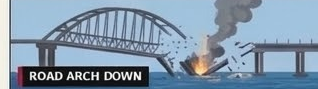
#> input picture assets/ultra-kerch.png, 318 x 89 px; its folder holds 6 pictures in this run
$ python draw.py
#> lines starting #> are read from the running program, lines starting #| are printed output that depends on the picture
#!/usr/bin/env python3
"""Build-time renderer for the make.fun news-image-20261117 entry.

Draws THE DAILY ATLAS front page: 42 stories from Tuesday 17 November 2026
on a 1024x1024 canvas, and writes entry.png next to this file.

Run with:  .venv/bin/python draw.py
"""

from __future__ import annotations

import math
import os
import sys

from PIL import Image, ImageDraw, ImageFont

# ----------------------------------------------------------------------------
# palette
# ----------------------------------------------------------------------------
PAPER = (246, 241, 231)
CARD = (252, 250, 244)
INK = (22, 21, 19)
GREY = (110, 104, 94)
RED = (168, 28, 38)
NAVY = (27, 42, 68)
BORDER = (198, 191, 172)

CONTINENT = {
    "am": (172, 62, 42),
    "eu": (58, 84, 128),
    "me": (190, 124, 40),
    "af": (122, 106, 52),
    "as": (116, 80, 148),
    "oc": (44, 124, 134),
}
CONTINENT_LABEL = {
    "am": "Americas",
    "eu": "Europe",
    "me": "Mideast",
    "af": "Africa",
    "as": "Asia",
    "oc": "Oceania",
}

HERE = os.path.dirname(os.path.abspath(__file__))
ASSETS = os.path.join(HERE, "assets")
FONT_DIR = "/usr/share/fonts/truetype/dejavu/"

W = H = 1024
MAX_BYTES = 1_048_576

# ----------------------------------------------------------------------------
# self-check scaffolding
# ----------------------------------------------------------------------------
DRAWN_STORIES: set[int] = set()
OVERFLOW: list[str] = []


def note_story(n: int) -> None:
    DRAWN_STORIES.add(n)


def overflow(kind: str, name: str, detail: str) -> None:
    OVERFLOW.append(f"{kind}: {name} -- {detail}")


# ----------------------------------------------------------------------------
# fonts
# ----------------------------------------------------------------------------
_font_cache: dict[tuple[str, float], ImageFont.FreeTypeFont] = {}


def font(name: str, size: float) -> ImageFont.FreeTypeFont:
    key = (name, round(float(size), 2))
    if key not in _font_cache:
        _font_cache[key] = ImageFont.truetype(FONT_DIR + name, float(size))
    return _font_cache[key]


SERIF_B = "DejaVuSerif-Bold.ttf"
SERIF = "DejaVuSerif.ttf"
SANS_B = "DejaVuSans-Bold.ttf"
SANS = "DejaVuSans.ttf"

_scratch = ImageDraw.Draw(Image.new("RGB", (8, 8)))


def tw(text: str, f: ImageFont.FreeTypeFont) -> float:
    return _scratch.textlength(text, font=f)


def ink_box(text: str, f: ImageFont.FreeTypeFont) -> tuple[float, float, float, float]:
    return f.getbbox(text)


# ----------------------------------------------------------------------------
# text helpers
# ----------------------------------------------------------------------------
def put(d, x, y, text, f, fill, align="l", valign="top"):
    """Draw text with its *ink* top (or centre) at y. Returns the ink bbox."""
    bb = f.getbbox(text)
    w = tw(text, f)
    if align == "r":
        x = x - w
    elif align == "c":
        x = x - w / 2.0
    if valign == "top":
        dy = -bb[1]
    elif valign == "centre":
        dy = -((bb[1] + bb[3]) / 2.0)
    elif valign == "baseline":
        dy = 0.0
    else:
        raise ValueError(valign)
    d.text((x, y + dy), text, font=f, fill=fill)
    return (x + bb[0], y + dy + bb[1], x + bb[2], y + dy + bb[3])


def wrap(text: str, f: ImageFont.FreeTypeFont, maxw: float) -> list[str]:
    words = text.split()
    lines: list[str] = []
    cur = ""
    for word in words:
        trial = (cur + " " + word).strip()
        if tw(trial, f) <= maxw:
            cur = trial
        else:
            if cur:
                lines.append(cur)
            if tw(word, f) > maxw:
                overflow("wrap", text[:28], f"word wider than {maxw:.0f}px: {word!r}")
            cur = word
    if cur:
        lines.append(cur)
    return lines or [""]


def block(d, x, y, lines, f, fill, lh, align="l"):
    """Draw wrapped lines. Returns (ink_bbox, ink_bottom_of_last_line)."""
    x0 = y0 = math.inf
    x1 = y1 = -math.inf
    last_bottom = y
    for i, line in enumerate(lines):
        bx0, by0, bx1, by1 = put(d, x, y + i * lh, line, f, fill, align=align)
        x0, y0 = min(x0, bx0), min(y0, by0)
        x1, y1 = max(x1, bx1), max(y1, by1)
        last_bottom = by1
    return (x0, y0, x1, y1), last_bottom


def check_fit(name, box, limit_box) -> None:
    x0, y0, x1, y1 = box
    lx0, ly0, lx1, ly1 = limit_box
    if x1 > lx1 + 0.5:
        overflow("width", name, f"ink right {x1:.1f} > {lx1:.1f}")
    if x0 < lx0 - 0.5:
        overflow("left", name, f"ink left {x0:.1f} < {lx0:.1f}")
    if y1 > ly1 + 0.5:
        overflow("height", name, f"ink bottom {y1:.1f} > {ly1:.1f}")
    if y0 < ly0 - 0.5:
        overflow("height", name, f"ink top {y0:.1f} < {ly0:.1f}")


def hr(d, y, x0, x1, colour=INK, width=1):
    d.rectangle([x0, y, x1 - 1, y + width - 1], fill=colour)


# ----------------------------------------------------------------------------
# artwork fitting
# ----------------------------------------------------------------------------
def _load(name: str) -> Image.Image:
    return Image.open(os.path.join(ASSETS, name)).convert("RGB")


def cover_fit(img: Image.Image, w: int, h: int, fx=0.5, fy=0.5) -> Image.Image:
    scale = max(w / img.width, h / img.height)
    nw, nh = max(w, int(math.ceil(img.width * scale))), max(h, int(math.ceil(img.height * scale)))
    r = img.resize((nw, nh), Image.LANCZOS)
    ox = int(round((nw - w) * fx))
    oy = int(round((nh - h) * fy))
    ox = max(0, min(nw - w, ox))
    oy = max(0, min(nh - h, oy))
    return r.crop((ox, oy, ox + w, oy + h))


# [7 lines left out: function contain_fit, not called in this run]


def num_chip(d, cx, cy, r, n, f, fill=RED, fg=(255, 255, 255)):
    d.ellipse([cx - r, cy - r, cx + r, cy + r], fill=fill)
    d.text((cx, cy + 0.5), str(n), font=f, fill=fg, anchor="mm")


# ----------------------------------------------------------------------------
# story data
# ----------------------------------------------------------------------------
FEATURED = [
    dict(
        n=1,
        kicker="UKRAINE · KERCH BRIDGE",
        headline="Ukraine brings down a span of Putin's Crimea bridge",
        summary=("Kyiv's seven-stage operation dropped the road arch into the Kerch "
                 "Strait overnight; rail resumed on one track. Moscow vows to rebuild it."),
        art="ultra-kerch.png",
        fx=0.5,
        tag="ROAD ARCH DOWN",
        tagc=INK,
    ),
    dict(
        n=2,
        kicker="IRAN · STRAIT OF HORMUZ",
        headline="Tankers hit mines in Hormuz, Iran says; US carrier arrives",
        summary=("Tehran says two tankers struck mines and caught fire on a route it "
                 "calls unauthorised. Brent crude settled at $92.76."),
        art="ultra-hormuz.png",
        fx=0.4,
        tag="TWO TANKERS ABLAZE",
        tagc=NAVY,
    ),
    dict(
        n=3,
        kicker="CHINA · APEC SUMMIT",
        headline="Trump, Xi and Putin to meet in Shenzhen — a first",
        summary=("China confirms the first three-way summit, on Thursday at APEC: nuclear "
                 "arms, Ukraine and Iran on the agenda. Trump lands in Manila first, for ASEAN."),
        art="ultra-shenzhen.png",
        fx=0.5,
        tag="FIRST TRILATERAL",
        tagc=RED,
    ),
]

# number, kicker, headline, summary, banner spec
GRID = [
    (4, "SCIENCE · SPACE", "Vulcan rocket fails; 40 Amazon satellites lost",
     "Anomaly minutes after liftoff, Florida.", ("art", "ultra-vulcan.png", 0.55)),
    (5, "UKRAINE · WAR", "Russian missiles hit Kyiv's two Dnipro bridges",
     "Heat and water cut across the capital.", ("art", "ultra-dnipro.png", 0.5)),
    (6, "MARKETS · TECH", "Nvidia revenue doubles to $115.8bn",
     "First earnings since Huang's exit.", ("art", "ultra-nvidia.png", 0.5)),
    (7, "UNITED STATES · BANKING", "JPMorgan blames software bug for outage",
     "Payments and Zelle slowed; not hackers.", ("art", "ultra-jpmorgan.png", 0.5)),
    (8, "UNITED STATES · DEFENCE", "Pentagon fails its ninth straight audit",
     "Auditors cannot verify $4.8 trillion in assets.", ("pentagon",)),
    (9, "JAPAN · AIRSPACE", "Japan scrambles jets, protests to Moscow",
     "Suspected Russian jets, early Tuesday.", ("jets",)),
    (10, "UNITED STATES · HEALTH", "US measles cases highest since 1991",
     "13 babies born with congenital measles.", ("measles",)),
    (11, "GLOBAL · ARMS", "Geneva talks on killer robots open",
     "128 states debate an autonomous-arms ban.", ("geneva",)),
    (12, "GAZA · AID", "West urges Israel to open Gaza crossings",
     "Allies call Gaza's situation catastrophic.", ("gaza",)),
    (13, "YEMEN · WAR", "Houthis close in on Aden as Saudis pull back",
     "Army quits the coast to defend the city.", ("aden",)),
    (14, "UNITED KINGDOM · WEST BANK", "UK sanctions eight settlement builders",
     "Freezes target builders blocking Gaza aid.", ("uk",)),
    (15, "EUROPE · TECH", "EU charges Temu over illegal goods",
     "Platform did too little on illegal sales.", ("temu",)),
]

BRIEFS = [
    (16, "Ebola cases pass 11,000 in DR Congo"),
    (17, "Mongolia's president quits over graft claims"),
    (18, "California sues OpenAI over AI-agent attack"),
    (19, "Dhoni retires from the IPL, turns CSK mentor"),
    (20, "Nigeria inflation falls to 14.06%, a six-year low"),
    (21, "Brazil rout Singapore 7–0; Vinícius hat-trick"),
    (22, "Five nations plan a Rwanda return hub"),
    (23, "US closes AI-chip loophole; Singapore seeks access"),
    (24, "Xi–Carney: China cuts $280m of Canada tariffs"),
    (25, "Brent crude settles at $92.76 on tanker risk"),
    (26, "Le Pen pledges an earlier retirement"),
    (27, "NYC: Mamdani disbands a police unit"),
    (28, "Washington state faces a $4bn gap"),
    (29, "House Democrats unveil their agenda"),
    (30, "Colorado issues its first housing report"),
    (31, "US denies Iran's ‘dirty bomb’ claim"),
    (32, "Chargers beat Ravens 23–20 on Monday night"),
    (33, "World will miss the 1.5°C climate target"),
    (34, "Sri Lanka bowled out for 98 in Rawalpindi"),
    (35, "Seattle shuts I-5 express lanes for repairs"),
    (36, "Estonia shuts its border crossings on 1 Dec"),
    (37, "Cybercrime losses hit $10.5tn a year"),
    (38, "Driverless taxis launch in Shenzhen"),
    (39, "Pope Leo XIV returns to Chiclayo, Peru"),
    (40, "Microsoft explains the global outage"),
    (41, "US flights still delayed as air recovers"),
    (42, "Netanyahu camp accused over arrests"),
]

# story: (lon, lat, dx, dy)
PINS = {
    1: (37.0, 45.4, 0, 0),
    2: (56.5, 26.5, 8, 6),
    3: (114.06, 22.55, -5, -13),
    4: (-80.6, 28.5, 0, 6),
    5: (30.5, 50.4, 8, -2),
    6: (-122.0, 37.4, -8, -6),
    7: (-74.0, 40.7, 12, 8),
    8: (-77.0, 38.9, 14, 12),
    9: (138.0, 37.0, 0, 0),
    10: (-98.0, 39.0, 0, 0),
    11: (6.1, 46.2, -8, -8),
    12: (34.3, 31.4, -12, 4),
    13: (45.0, 12.8, 6, 6),
    14: (-0.1, 51.5, -10, -6),
    15: (4.35, 50.85, 10, -10),
    16: (23.0, -2.0, 0, 0),
    17: (106.9, 47.9, 0, -6),
    19: (78.0, 21.0, 0, 0),
    20: (8.0, 10.0, 0, 0),
    21: (103.8, 1.35, 4, 8),
    22: (30.0, -2.0, 10, 10),
    24: (-75.7, 45.4, -6, 10),
    34: (80.7, 7.9, 4, 6),
    35: (-122.3, 47.6, -8, 8),
    36: (25.0, 59.0, 0, -6),
    39: (-79.8, -6.8, 8, 0),
}

REGION = {
    1: "eu", 2: "me", 3: "as", 4: "am", 5: "eu", 6: "am", 7: "am", 8: "am",
    9: "as", 10: "am", 11: "eu", 12: "me", 13: "me", 14: "eu", 15: "eu",
    16: "af", 17: "as", 19: "as", 20: "af", 21: "as", 22: "af", 24: "am",
    34: "as", 35: "am", 36: "eu", 39: "am",
}

# crude continent mask: per latitude row, list of (lon_start, lon_end) land spans.
# 36 rows from ~76N down to ~54S (lat step 134/36).
LAND = [
    [(-120, -62), (-55, -20), (8, 32), (55, 112)],              # 76N
    [(-160, -60), (-55, -20), (2, 36), (46, 122)],              # 72N
    [(-166, -58), (-52, -20), (-5, 36), (40, 140)],             # 68N
    [(-168, -56), (-50, -18), (-10, 36), (35, 160)],            # 65N
    [(-168, -56), (-46, -18), (-10, 42), (30, 172)],            # 61N
    [(-168, -56), (-130, -60), (-10, 44), (28, 178)],           # 57N
    [(-168, -56), (-10, 46), (26, 180)],                        # 54N
    [(-166, -55), (-9, 50), (24, 180)],                         # 50N
    [(-150, -56), (-9, 58), (22, 180)],                         # 46N
    [(-126, -66), (-9, 46), (42, 180)],                         # 43N
    [(-125, -72), (-9, 40), (44, 180)],                         # 39N
    [(-121, -76), (-9, 36), (46, 180)],                         # 35N
    [(-118, -79), (-10, 34), (35, 180)],                        # 31N
    [(-115, -80), (-11, 36), (35, 122), (128, 180)],            # 28N
    [(-112, -82), (-12, 36), (36, 120), (125, 180)],            # 24N
    [(-107, -83), (-16, 38), (38, 118), (122, 180)],            # 20N
    [(-100, -83), (-17, 44), (44, 112), (120, 180)],            # 17N
    [(-94, -82), (-17, 50), (50, 110)],                         # 13N
    [(-84, -78), (-16, 52), (52, 128)],                         # 9N
    [(-80, -76), (-12, 48), (55, 132)],                         # 5N
    [(-81, -72), (8, 44), (55, 138)],                           # 2N
    [(-81, -68), (10, 43), (58, 140)],                          # 2S
    [(-80, -62), (11, 42), (60, 142)],                          # 6S
    [(-79, -54), (11, 41), (62, 145)],                          # 9S
    [(-78, -48), (12, 40), (66, 152), (166, 178)],              # 13S
    [(-76, -42), (12, 40), (68, 150), (166, 178)],              # 17S
    [(-73, -40), (12, 39), (72, 148), (166, 179)],              # 21S
    [(-72, -46), (13, 38), (110, 155), (166, 179)],             # 24S
    [(-72, -49), (14, 36), (112, 154), (167, 179)],             # 28S
    [(-73, -52), (15, 33), (113, 152)],                         # 32S
    [(-74, -56), (16, 30), (114, 150)],                         # 36S
    [(-75, -60), (17, 28), (115, 148)],                         # 40S
    [(-75, -64), (18, 27), (172, 178)],                         # 43S
    [(-75, -66), (19, 26)],                                     # 47S
    [(-74, -68)],                                               # 50S
    [],                                                         # 54S
]


# [14 lines left out: function continent_of, not called in this run]


def muted(c, frac=0.5):
    return tuple(int(round(v + (p - v) * frac)) for v, p in zip(c, PAPER))


# ----------------------------------------------------------------------------
# procedural banners (all 238 x 42)
# ----------------------------------------------------------------------------
# [148 lines left out: functions banner_pentagon, _jet, banner_jets, banner_measles, banner_geneva, banner_gaza and 3 more, not called in this run]


BANNERS = {
    "pentagon": banner_pentagon,
    "jets": banner_jets,
    "measles": banner_measles,
    "geneva": banner_geneva,
    "gaza": banner_gaza,
    "aden": banner_aden,
    "uk": banner_uk,
    "temu": banner_temu,
}


# ----------------------------------------------------------------------------
# page
# ----------------------------------------------------------------------------
def build() -> Image.Image:
    im = Image.new("RGB", (W, H), PAPER)
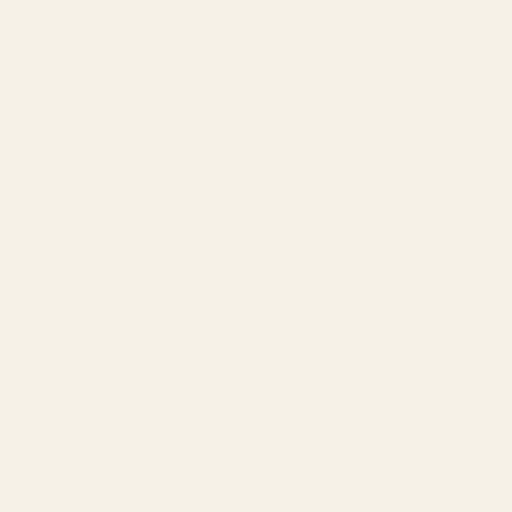
#> im: PIL image 1024x1024 RGB (shown at 1/2 size); mean R, G, B 246, 241, 231
    d = ImageDraw.Draw(im)
    d.fontmode = "L"

    # ---------------- header ----------------
    put(d, 24, 10, "THE WORLD'S NEWS IN ONE PICTURE", font(SANS_B, 12.5), RED)
    put(d, 1000, 10, "42 STORIES · ONE PAGE", font(SANS_B, 12.5), INK, align="r")

    DATE = "Tuesday 17 November 2026"
    size = 86.0
    while size > 20:
        f = font(SERIF_B, size)
        if tw(DATE, f) <= 972:
            break
        size -= 0.5
    fd = font(SERIF_B, size)
    date_box = put(d, 512, 24, DATE, fd, INK, align="c")
#> date_box = (33.18, 24, 991.2, 85)
    rule_y = int(round(date_box[3])) + 5
#> rule_y = 90
    hr(d, rule_y, 24, 1000, INK, 3)
    thin_y = rule_y + 3 + 5
#> thin_y = 98
    hr(d, thin_y, 24, 1000, INK, 1)

    base = thin_y + 1 + 12  # name strip baseline, 12px below the rules
#> base = 111
    put(d, 24, base, "THE DAILY ATLAS", font(SANS_B, 13), INK, valign="baseline")
    put(d, 512, base, "EVERY STORY REPORTED ON THE DAY", font(SANS, 10.5), GREY,
        align="c", valign="baseline")
    put(d, 1000, base, "TUESDAY EDITION · NO. 17", font(SANS_B, 11), INK,
        align="r", valign="baseline")

    # ---------------- featured row ----------------
    CARD_W, CARD_H = 317, 244
    card_top = base + 24
#> card_top = 135
    panel_h = 92
    for i, st in enumerate(FEATURED):
        cx = 24 + i * 329
        d.rectangle([cx, card_top, cx + CARD_W - 1, card_top + CARD_H - 1], fill=CARD,
                    outline=BORDER)
        art = _load(st["art"])
#> in _load, returned value is the input picture: PIL image 318x89 RGB; mean R, G, B 130, 151.1, 171.1
        panel = cover_fit(art, CARD_W, panel_h, fx=st["fx"], fy=0.5)
#> in cover_fit, `r = img.resize((nw, nh), Image.LANCZOS)`:
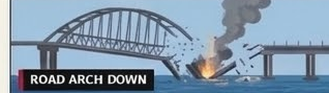
#> r: PIL image 329x93 RGB; mean R, G, B 130, 151.1, 171.1
#> in cover_fit, `return r.crop((ox, oy, ox + w, oy + h))`:
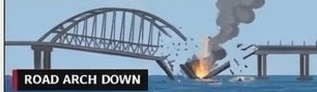
#> returned value: PIL image 317x92 RGB; mean R, G, B 128.5, 149.5, 169.8
        im.paste(panel, (cx, card_top))
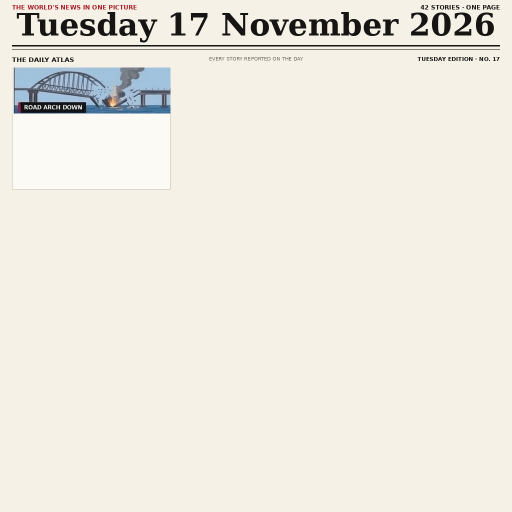
#> im: PIL image 1024x1024 RGB (shown at 1/2 size); mean R, G, B 238.2, 234, 225.2
        # caption bar replacing the garbled baked-in strip
        bar_top = card_top + 64
#> bar_top = 199
        d.rectangle([cx, bar_top, cx + CARD_W - 1, card_top + panel_h - 1], fill=st["tagc"])
        stripe = RED if st["tagc"] != RED else INK
        d.rectangle([cx, bar_top, cx + 4, card_top + panel_h - 1], fill=stripe)
        put(d, cx + 14, bar_top + 14, st["tag"], font(SANS_B, 12), (255, 255, 255),
            valign="centre")

        panel_bottom = card_top + panel_h
#> panel_bottom = 227
        num_chip(d, cx + 20, panel_bottom + 14, 10, st["n"], font(SANS_B, 11))
        note_story(st["n"])
        kbox = put(d, cx + 38, panel_bottom + 14, st["kicker"], font(SANS_B, 10.5), RED,
                   valign="centre")
#> kbox = (62, 237.5, 207, 244.5)
        if kbox[2] > cx + CARD_W - 6:
            overflow("kicker", f"featured {st['n']}", f"{kbox[2]:.1f} > {cx + CARD_W - 6}")

        head = wrap(st["headline"], font(SERIF_B, 19), 297)
        if len(head) > 3:
            overflow("headline", f"featured {st['n']}", f"{len(head)} lines")
        hb, hbot = block(d, cx + 10, card_top + 122, head, font(SERIF_B, 19), INK, 22)
#> hb = (34, 257, 276, 319); hbot = 319
        check_fit(f"featured {st['n']} headline", hb,
                  (cx + 6, card_top + 96, cx + CARD_W - 6, card_top + 192))
#> in check_fit, `x0, y0, x1, y1 = box`: x0 = 34; y0 = 257; x1 = 276; y1 = 319
        summ = wrap(st["summary"], font(SERIF, 11), 297)
        sb, _ = block(d, cx + 10, hbot + 2, summ, font(SERIF, 11), GREY, 14)
#> sb = (34, 321, 325, 358)
        check_fit(f"featured {st['n']} summary", sb,
                  (cx + 6, card_top + 122, cx + CARD_W - 6, card_top + CARD_H - 3))

    featured_bottom = card_top + CARD_H
#> featured_bottom = 379

    # ---------------- grid ----------------
    TILE_W, TILE_H = 238, 98
    grid_top = featured_bottom + 16
#> grid_top = 395
    hr(d, grid_top - 8, 24, 1000, INK, 1)
    for idx, (n, kick, head, summ, banner) in enumerate(GRID):
        col, row = idx % 4, idx // 4
        tx = 24 + col * 246
        ty = grid_top + row * 108
#> ty = 395
        d.rectangle([tx, ty, tx + TILE_W - 1, ty + TILE_H - 1], fill=CARD, outline=BORDER)
        if banner[0] == "art":
            art = _load(banner[1])
#> call 4 of _load, with name = 'ultra-vulcan.png'
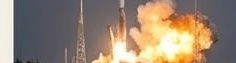
#> input picture assets/ultra-vulcan.png, 236 x 63 px
#> in _load, returned value is the input picture: PIL image 236x63 RGB; mean R, G, B 151.3, 133.1, 114.9
            if banner[1] == "ultra-jpmorgan.png":
                strip = contain_fit(art, TILE_W, 42)
            else:
                strip = cover_fit(art, TILE_W, 42, fx=0.5, fy=banner[2])
#> (the rest of the program and of its run is left out)
